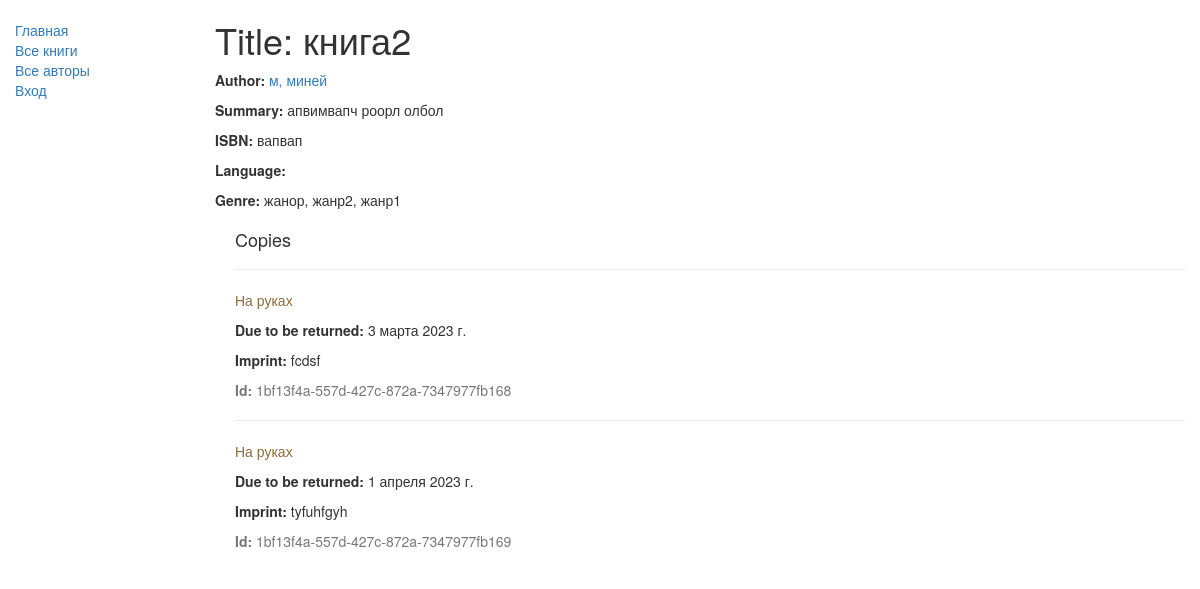
Page /library/book/2 on the committed database.
### libcatalog/models.py (models this page shows, shortened)
class Book(models.Model):
    class Meta:
        verbose_name = 'Книга'
        verbose_name_plural = 'Книги'
        ordering = ["title"]
    title = models.CharField(max_length=200)
    slug = models.CharField(max_length=30,
                            default = str(title),
                            verbose_name='отображение в пути url',
                            help_text='желательно латинские символы и цифры без пробелов, а так же смысловая нагрузка')
    author = models.ForeignKey(
        'Author',
        on_delete=models.SET_NULL,
        null=True,
        verbose_name='Автор',
        help_text='выберите автора книги')
    summary = models.TextField(
        max_length=1000,
        help_text="описание содержания книги")
    isbn = models.CharField(
        'ISBN',
        max_length=13,
        help_text='ISBN 13-ти значный индентификатор <a href="https://www.isbn-international.org/content/what-isbn">ISBN number</a>')
    genre = models.ManyToManyField(
        Genre,
        blank=True,
        verbose_name='Жанр',
        help_text="укажите жанр этой книги")
    lang = models.CharField('Язык',max_length=25,default='Русский')
    def display_genre(self):
        return ', '.join([ genre.name for genre in self.genre.all()[:3] ])
    display_genre.short_description = 'Genre'

class Author(models.Model):
    class Meta:
        verbose_name = 'Автор'
        verbose_name_plural = 'Авторы'
    first_name = models.CharField(
        'Первое имя',
        max_length=100)
    last_name = models.CharField(
        'Второе имя',
        max_length=100)
    slug = models.CharField(
        'url представление имени ',
        default = str(first_name),
        help_text='латинские символы и цифры одной строкой без пробелов',
        max_length=100)
    date_of_birth = models.DateField(
        'дата рождения',
        null=True, blank=True)
    date_of_death = models.DateField(
        'дата смерти',
        null=True, blank=True)
    def __str__(self):
        return '%s, %s' % (self.last_name, self.first_name)

class Genre(models.Model):
    class Meta:
        verbose_name = 'Жанр'
        verbose_name_plural = 'Жанры'
    name = models.CharField(
        max_length=200,
        help_text="жанр книги")
    def __str__(self):
        return self.name

class BookInstance(models.Model):
    class Meta:
        verbose_name = 'Экземпляр книги'
        verbose_name_plural = 'Экземпляры книг'
        ordering = ["due_back"]
        permissions = (("can_mark_returned", "Отметить как возвращенный"),)
    id = models.UUIDField(
        primary_key=True,
        default=uuid.uuid4,
        help_text="Уникальный ID физического экземляра книги")
    book = models.ForeignKey(
        'Book',
        on_delete=models.SET_NULL,
        null=True,
        verbose_name='книга в каталоге',
        help_text='книга описанная в каталоге')
    imprint = models.CharField(max_length=200,
                               verbose_name="издательство")
    due_back = models.DateField(null=True,
                                blank=True,
                                verbose_name='дата возврата')
    LOAN_STATUS = (
        ('m', 'На обслуживании'),
        ('o', 'На руках'),
        ('a', 'Доступен'),
        ('r', 'Зарезервирован'),
    )
    status = models.CharField(
        'Статус',
        max_length=1,
        choices=LOAN_STATUS,
        blank=True,
        default='m',
        help_text='статус книги, доступность')
    borrower = models.ForeignKey(User,
                                 on_delete=models.SET_NULL,
                                 null=True, blank=True)

### libcatalog/views.py (the view)
# urls.py: path('book/<slug>', BookDetailView.as_view(), name='book-detail'),
class BookDetailView(generic.DetailView):
    model = Book

### libcatalog/templates/libcatalog/book_detail.html
{% extends "base_generic.html" %}
{% block content %}
  <h1>Title: {{ book.title }}</h1>
  <p><strong>Author:</strong> <a href="">{{ book.author }}</a></p>
  <p><strong>Summary:</strong> {{ book.summary }}</p>
  <p><strong>ISBN:</strong> {{ book.isbn }}</p>
  <p><strong>Language:</strong> {{ book.language }}</p>
  <p><strong>Genre:</strong> {% for genre in book.genre.all %} {{ genre }}{% if not forloop.last %}, {% endif %}{% endfor %}</p>
  <div style="margin-left:20px;margin-top:20px">
    <h4>Copies</h4>
    {% for copy in book.bookinstance_set.all %}
    <hr>
    <p class="{% if copy.status == 'a' %}text-success{% elif copy.status == 'd' %}text-danger{% else %}text-warning{% endif %}">{{ copy.get_status_display }}</p>
    {% if copy.status != 'a' %}<p><strong>Due to be returned:</strong> {{copy.due_back}}</p>{% endif %}
    <p><strong>Imprint:</strong> {{copy.imprint}}</p>
    <p class="text-muted"><strong>Id:</strong> {{copy.id}}</p>
    {% endfor %}
  </div>
{% endblock %}

### rows in the picture
Book: title "книга2", author "м, миней", summary "апвимвапч роорл олбол", isbn "вапвап"
Genre: name "жанор"
Genre: name "жанр2"
Genre: name "жанр1"
BookInstance: status "На руках", due_back "3 марта 2023 г.", imprint "fcdsf", id "1bf13f4a-557d-427c-872a-7347977fb168"
BookInstance: status "На руках", due_back "1 апреля 2023 г.", imprint "tyfuhfgyh", id "1bf13f4a-557d-427c-872a-7347977fb169"
